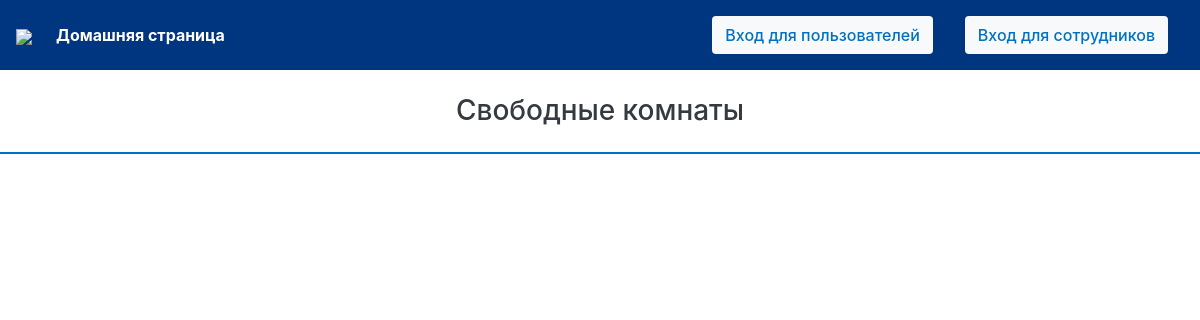
The app's page /all-rooms, older data.
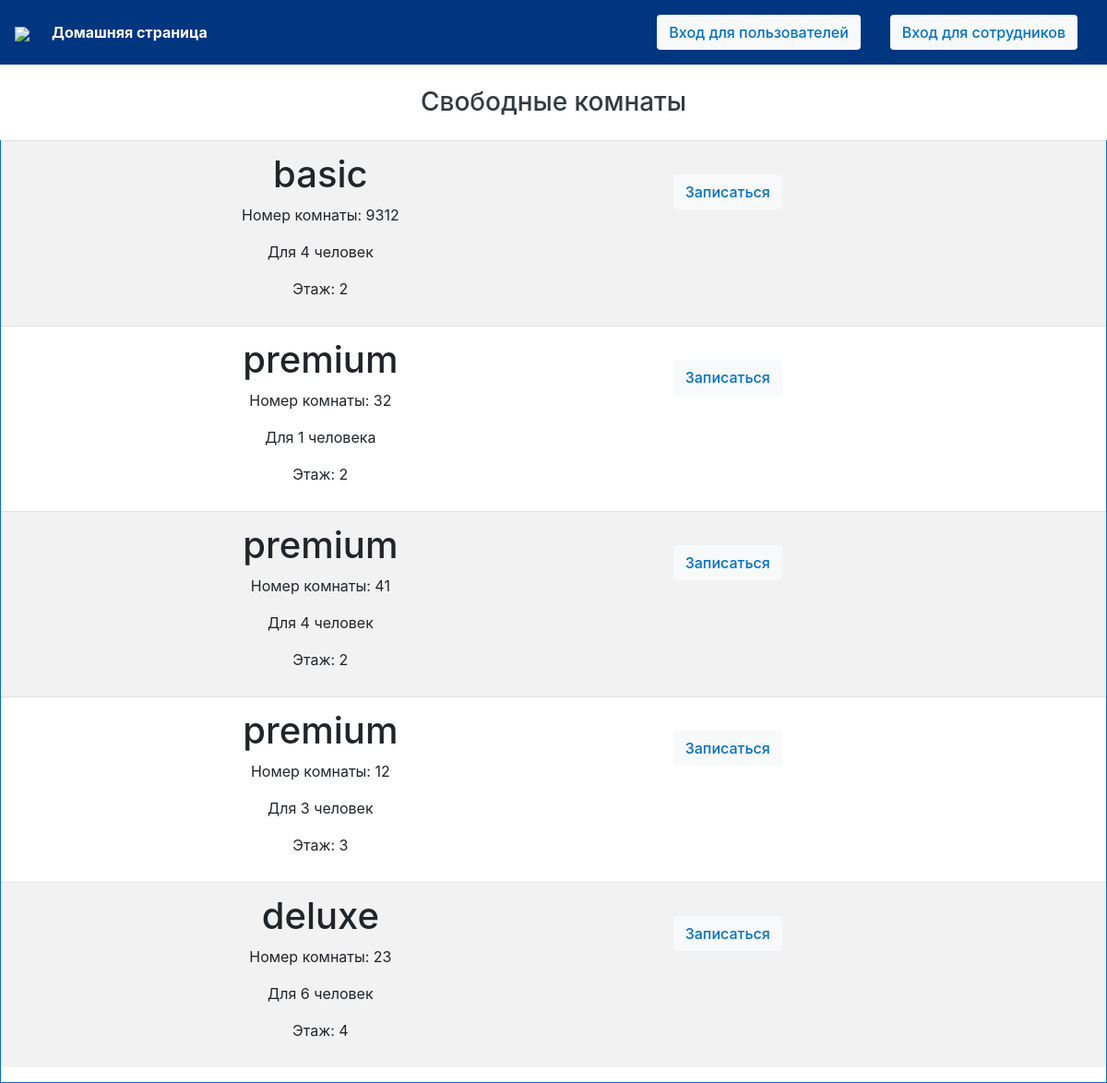
The same page, newer data.
### agpk/models.py (models this page shows, shortened)
class Rooms(models.Model):
    ROOM_STATUS = (
    ("1", "available"),
    ("2", "not available"),
    )
    ROOM_TYPE = (
    ("1", "premium"),
    ("2", "deluxe"),
    ("3","basic"),
    )
    room_type = models.CharField(max_length=50,choices = ROOM_TYPE, verbose_name='Тип комнаты')
    status = models.CharField(choices =ROOM_STATUS,max_length = 15, verbose_name='Статус')
    roomnumber = models.IntegerField(verbose_name='Номер комнаты')
    floor = models.IntegerField(verbose_name='Этаж', default=0)
    capacity = models.IntegerField(verbose_name='Вместимость', default=0)

### agpk/views.py (the view)
# urls.py: path('all-rooms', views.all_rooms,name="allrooms"),
def all_rooms(request):
    room = Rooms.objects.all()
    reservation_numbers = []
    numbers = []
    reservation = Reservation.objects.all()
    for each_reservation in Reservation.objects.all():
        reservation_numbers.append(each_reservation.room.id)
    c = Counter(reservation_numbers)
    for i in room:
        if i.capacity > c[i.id]:
            numbers.append(i.id)
    rooms = Rooms.objects.all().filter(id__in=numbers)
    return render(request,'all_rooms.html', {'room': rooms, 'reservation': reservation})

### templates/all_rooms.html (shortened to what this page needs)
{% extends 'basic.html' %}
{% block body %}
<h3 class="text-center text-dark" style="margin: 2%;">Свободные комнаты</h3>
<div class="container-fluid px-0" style="border:1px solid #0071c2">
    {% if room %}
    <table class="table table-striped">
        <tbody>
            {% for i in room %}
            <tr>
                <td class="text-center">
                    <h1>{{i.get_room_type_display}}</h1>
                    <p>Номер комнаты: {{i.roomnumber}}</p>
                     {% if i.capacity != 1 %}
                     <p>Для {{i.capacity}} человек</p>
                     {% else %}
                    <p>Для {{i.capacity}} человека</p>
                    {% endif %}
                    <p>Этаж: {{i.floor}}</p>
                </td>
                <td><a href="/user/book-room?roomid={{i.id}}"> <button class="btn btn-group bg-light font-weight-bold" style = "color:#0071c2; font-weight: 500!important; margin: 5%;" >Записаться</button></a></td>
            </tr>
            {% endfor %}
        </tbody>
    </table>
    {% endif %}</div>
{% endblock body %}

Row changes from the older to the newer data that the page shows:
now on this page (row edited): Rooms: room_type "basic", roomnumber "9312", capacity "4", floor "2"
now on this page (row edited): Rooms: room_type "premium", roomnumber "32", capacity "1", floor "2"
now on this page (row edited): Rooms: room_type "premium", roomnumber "41", capacity "4", floor "2"
added Rooms: room_type "premium", roomnumber "12", capacity "3", floor "3"
added Rooms: room_type "deluxe", roomnumber "23", capacity "6", floor "4"
